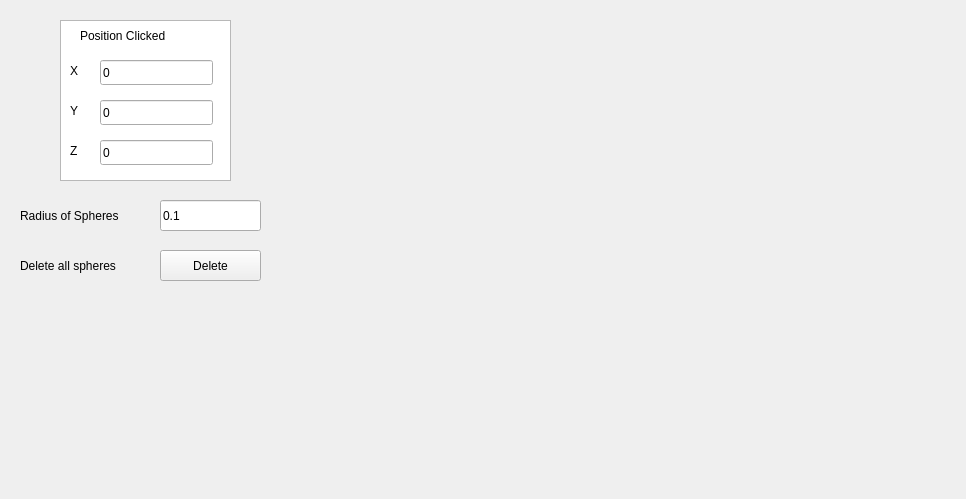
<?xml version="1.0" encoding="UTF-8"?>
<ui version="4.0">
 <class>PCLViewer_gui</class>
 <widget class="QMainWindow" name="PCLViewer_gui">
  <property name="geometry">
   <rect>
    <x>0</x>
    <y>0</y>
    <width>966</width>
    <height>499</height>
   </rect>
  </property>
  <property name="minimumSize">
   <size>
    <width>0</width>
    <height>0</height>
   </size>
  </property>
  <property name="maximumSize">
   <size>
    <width>5000</width>
    <height>5000</height>
   </size>
  </property>
  <property name="windowTitle">
   <string>PCLViewer_gui</string>
  </property>
  <widget class="QWidget" name="centralwidget">
   <widget class="QVTKWidget" name="qvtkWidget" native="true">
    <property name="geometry">
     <rect>
      <x>300</x>
      <y>10</y>
      <width>640</width>
      <height>480</height>
     </rect>
    </property>
   </widget>
   <widget class="QLabel" name="label">
    <property name="geometry">
     <rect>
      <x>80</x>
      <y>20</y>
      <width>141</width>
      <height>31</height>
     </rect>
    </property>
    <property name="text">
     <string>Position Clicked</string>
    </property>
   </widget>
   <widget class="QLabel" name="label_2">
    <property name="geometry">
     <rect>
      <x>70</x>
      <y>60</y>
      <width>31</width>
      <height>21</height>
     </rect>
    </property>
    <property name="text">
     <string>X</string>
    </property>
   </widget>
   <widget class="QLabel" name="label_3">
    <property name="geometry">
     <rect>
      <x>70</x>
      <y>100</y>
      <width>21</width>
      <height>21</height>
     </rect>
    </property>
    <property name="text">
     <string>Y</string>
    </property>
   </widget>
   <widget class="QLabel" name="label_4">
    <property name="geometry">
     <rect>
      <x>70</x>
      <y>140</y>
      <width>21</width>
      <height>21</height>
     </rect>
    </property>
    <property name="text">
     <string>Z</string>
    </property>
   </widget>
   <widget class="QLineEdit" name="lineEdit_MX">
    <property name="geometry">
     <rect>
      <x>100</x>
      <y>60</y>
      <width>113</width>
      <height>25</height>
     </rect>
    </property>
    <property name="text">
     <string>0</string>
    </property>
   </widget>
   <widget class="QLineEdit" name="lineEdit_MY">
    <property name="geometry">
     <rect>
      <x>100</x>
      <y>100</y>
      <width>113</width>
      <height>25</height>
     </rect>
    </property>
    <property name="text">
     <string>0</string>
    </property>
   </widget>
   <widget class="QLineEdit" name="lineEdit_MZ">
    <property name="geometry">
     <rect>
      <x>100</x>
      <y>140</y>
      <width>113</width>
      <height>25</height>
     </rect>
    </property>
    <property name="text">
     <string>0</string>
    </property>
   </widget>
   <widget class="QListView" name="listView">
    <property name="geometry">
     <rect>
      <x>60</x>
      <y>20</y>
      <width>171</width>
      <height>161</height>
     </rect>
    </property>
   </widget>
   <widget class="QLabel" name="label_5">
    <property name="geometry">
     <rect>
      <x>20</x>
      <y>240</y>
      <width>131</width>
      <height>51</height>
     </rect>
    </property>
    <property name="text">
     <string>Delete all spheres</string>
    </property>
   </widget>
   <widget class="QPushButton" name="Delete_Spheres">
    <property name="geometry">
     <rect>
      <x>160</x>
      <y>250</y>
      <width>101</width>
      <height>31</height>
     </rect>
    </property>
    <property name="text">
     <string>Delete</string>
    </property>
   </widget>
   <widget class="QLabel" name="label_6">
    <property name="geometry">
     <rect>
      <x>20</x>
      <y>190</y>
      <width>131</width>
      <height>51</height>
     </rect>
    </property>
    <property name="text">
     <string>Radius of Spheres</string>
    </property>
   </widget>
   <widget class="QLineEdit" name="lineEdit_RadSphere">
    <property name="geometry">
     <rect>
      <x>160</x>
      <y>200</y>
      <width>101</width>
      <height>31</height>
     </rect>
    </property>
    <property name="text">
     <string>0.1</string>
    </property>
   </widget>
   <zorder>listView</zorder>
   <zorder>qvtkWidget</zorder>
   <zorder>label</zorder>
   <zorder>label_2</zorder>
   <zorder>label_3</zorder>
   <zorder>label_4</zorder>
   <zorder>lineEdit_MX</zorder>
   <zorder>lineEdit_MY</zorder>
   <zorder>lineEdit_MZ</zorder>
   <zorder>label_5</zorder>
   <zorder>Delete_Spheres</zorder>
   <zorder>label_6</zorder>
   <zorder>lineEdit_RadSphere</zorder>
  </widget>
 </widget>
 <customwidgets>
  <customwidget>
   <class>QVTKWidget</class>
   <extends>QWidget</extends>
   <header>QVTKWidget.h</header>
  </customwidget>
 </customwidgets>
 <resources/>
 <connections/>
</ui>
